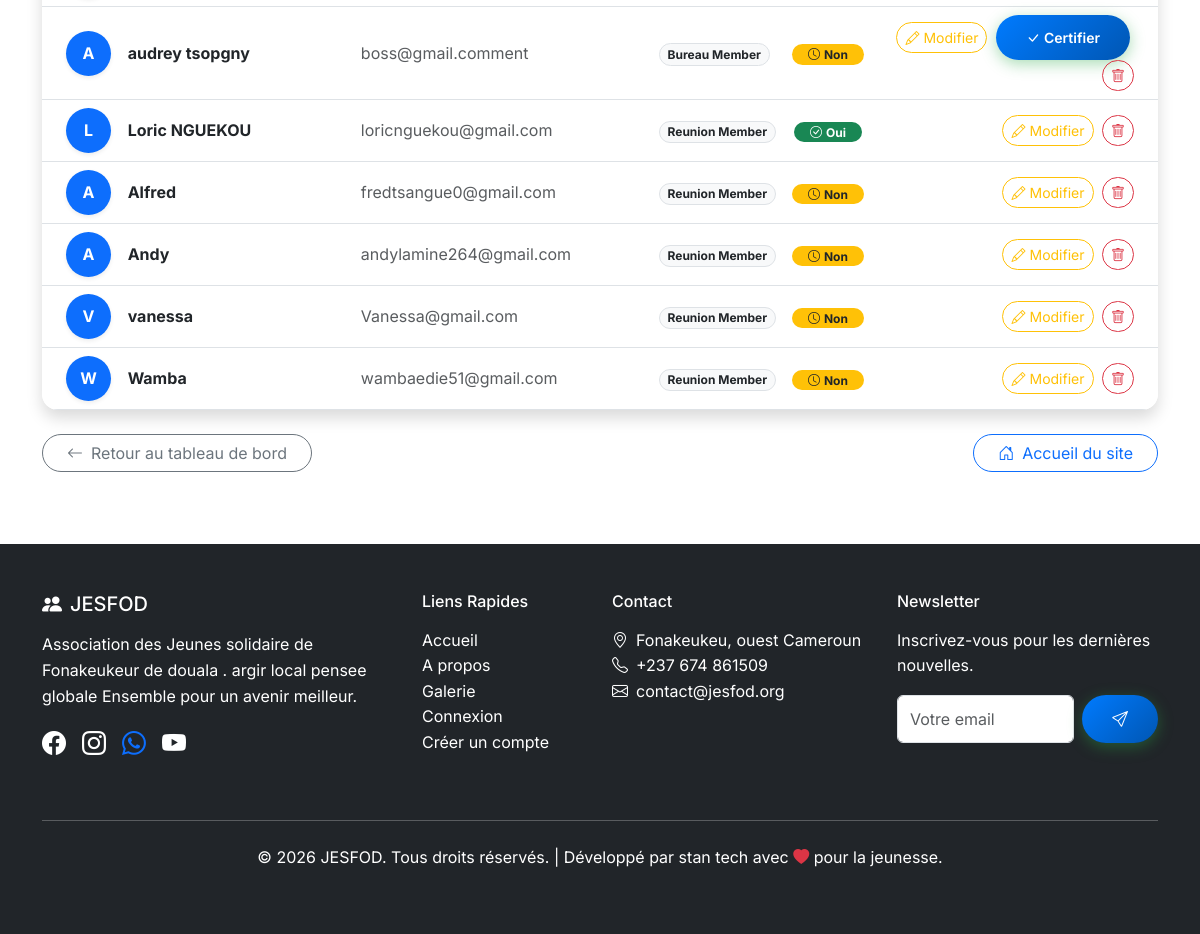
Before: /adminjesfod/members/ (signed in, lower part) with the older database file.
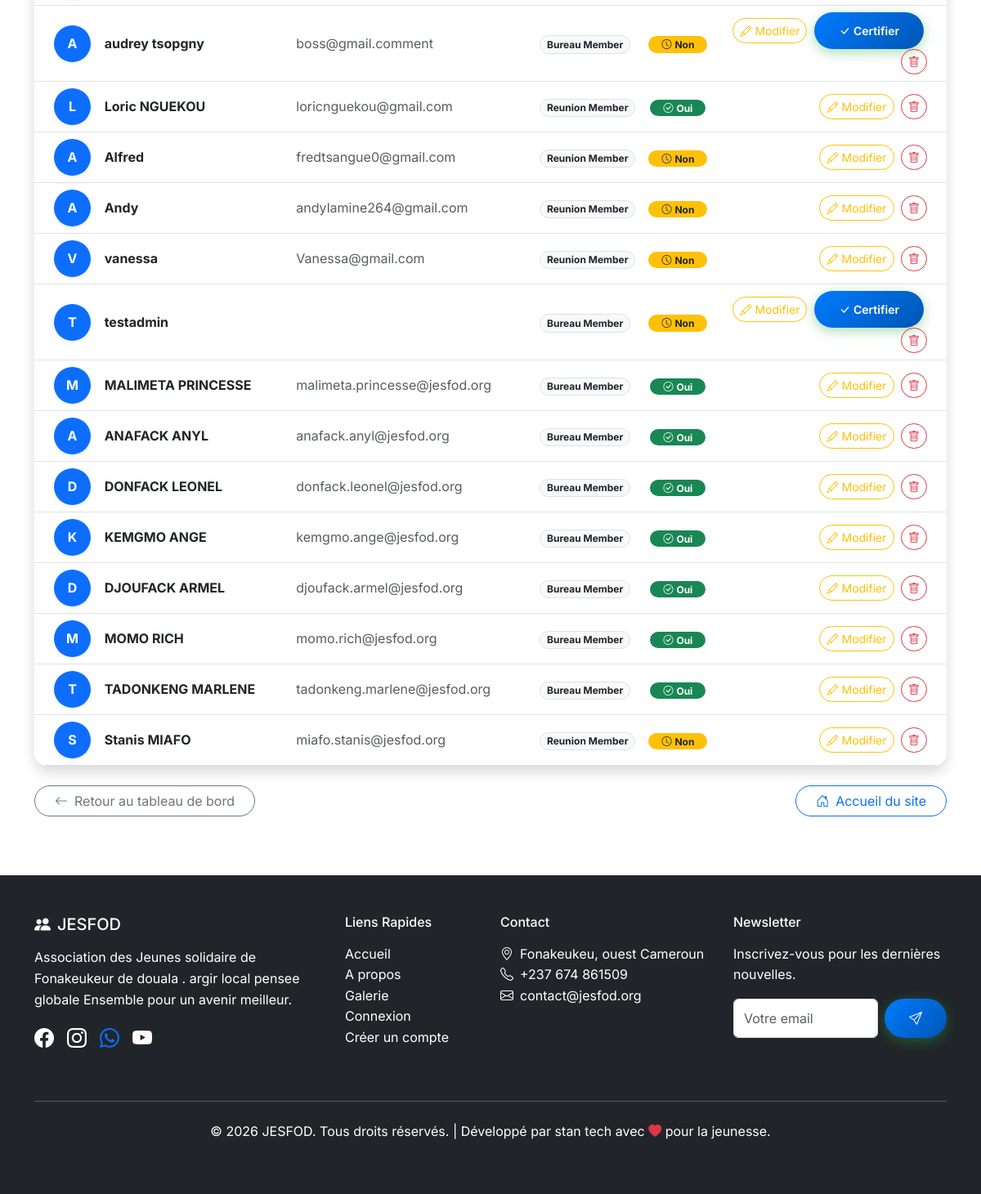
After: the same page with the newer database file.
### menber_JESFOD/models.py (models this page shows, shortened)
class Member(models.Model):
    ROLE_CHOICES = [
        ('bureau', 'Bureau Member'),
        ('reunion', 'Reunion Member'),
    ]
    POSITION_CHOICES = [
        ('president', 'Président(e)'),
        ('vice_president', 'Vice-Président(e)'),
        ('secretaire_general', 'Secrétaire Général(e)'),
        ('secretaire_adjoint', 'Vice-Secrétaire'),
        ('censeur', 'Censeur'),
        ('charge_culturel', 'Chargé(e) des Affaires Culturelles'),
        ('charge_com', 'Chargé(e) de Communication'),
        ('charge_animation', 'Chargé(e) Animation'),
        ('tresorier', 'Trésorier(e)'),
        ('tresorier_adjoint', 'Trésorier(e) Adjoint(e)'),
        ('commissaire_comptes', 'Commissaire aux Comptes'),
        ('charge_sport', 'Chargé(e) des Sports'),
        ('sante', 'Chargé(e) de la Santé'),
        ('conseiller', 'Conseiller(e)'),
        ('membre', 'Membre du Bureau'),
        ('membre_reunion', 'Membre de Réunion'),
    ]
    SCHOOL_LEVEL_CHOICES = [
        ('primaire', 'Primaire'),
        ('college', 'Collège'),
        ('lycee', 'Lycée'),
        ('universite', 'Université'),
        ('master', 'Master'),
        ('doctorat', 'Doctorat'),
    ]
    user = models.OneToOneField(User, on_delete=models.CASCADE)
    name = models.CharField(max_length=100)
    email = models.EmailField()
    phone = models.CharField(max_length=20, blank=True)
    address = models.TextField(blank=True)
    profile_photo = models.ImageField(upload_to='profiles/', blank=True, null=True)
    school_level = models.CharField(max_length=20, choices=SCHOOL_LEVEL_CHOICES, blank=True)
    role = models.CharField(max_length=10, choices=ROLE_CHOICES, default='reunion')
    position = models.CharField(max_length=50, choices=POSITION_CHOICES, default='membre',
                                help_text="Poste occupé au sein du bureau (si applicable)")
    is_certified = models.BooleanField(default=False)
    certification_date = models.DateTimeField(null=True, blank=True)
    activities = models.TextField(blank=True, help_text="Activités et responsabilités du membre")
    @property
    def is_bureau(self):
        return self.role == 'bureau'
    @property
    def is_tresorier_access(self):
        return self.role == 'bureau' and self.position in ('president', 'vice_president', 'tresorier', 'tresorier_adjoint', 'commissaire_comptes')
    @property
    def is_secretaire_access(self):
        return self.role == 'bureau' and self.position in ('president', 'vice_president', 'secretaire_general', 'secretaire_adjoint')

### admin_JESFOD/views.py (the view)
# urls.py: path('members/', views.MemberListView.as_view(), name='member_list'),
class MemberListView(BureauRequiredMixin, ListView):
    model = Member
    template_name = 'admin_JESFOD/member_list.html'
    context_object_name = 'members'
    def get_queryset(self):
        return Member.objects.prefetch_related('finances').all()
    def get_context_data(self, **kwargs):
        context = super().get_context_data(**kwargs)
        context['is_admin_page'] = True
        return context

### admin_JESFOD/views.py (called while the page is built)
def is_bureau(user):
    try:
        return Member.objects.get(user=user).is_bureau
    except Member.DoesNotExist:
        return False

    def test_func(self):
        return is_bureau(self.request.user)

### admin_JESFOD/templates/admin_JESFOD/member_list.html (shortened to what this page needs)
{% extends 'base.html' %}
{% block content %}
<div class="container mt-4 py-4">
  <div class="card border-0 shadow rounded-4 overflow-hidden">
    <div class="card-body p-0">
      <div class="table-responsive">
        <table class="table table-hover align-middle mb-0">
          <tbody>
            {% for member in members %}
            <tr>
              <td class="ps-4">
                {% if member.profile_photo %}
                <img src="{{ member.profile_photo.url }}" alt="{{ member.name }}" class="rounded-circle shadow-sm" style="width: 45px; height: 45px; object-fit: cover;">
                {% else %}
                <div class="rounded-circle shadow-sm d-flex align-items-center justify-content-center fw-bold text-white bg-primary" style="width: 45px; height: 45px;">
                  {{ member.name.0|upper }}
                </div>
                {% endif %}
              </td>
              <td class="fw-bold text-dark">{{ member.name }}</td>
              <td class="text-muted">{{ member.email }}</td>
              <td><span class="badge bg-light text-dark border rounded-pill">{{ member.get_role_display }}</span></td>
              <td class="text-center">
                {% if member.is_certified %}
                  <span class="badge bg-success rounded-pill px-3 py-1"><i class="bi bi-check-circle me-1"></i>Oui</span>
                {% else %}
                  <span class="badge bg-warning text-dark rounded-pill px-3 py-1"><i class="bi bi-clock me-1"></i>Non</span>
                {% endif %}
              </td>
              <td class="text-end pe-4">
                <a href="{% url 'member_update' member.pk %}" class="btn btn-sm btn-outline-warning rounded-pill me-1"><i class="bi bi-pencil me-1"></i>Modifier</a>
                {% if not member.is_certified and member.role == 'bureau' %}
                <form action="{% url 'certify_member' member.pk %}" method="post" class="d-inline">
                  <button type="submit" class="btn btn-sm btn-success rounded-pill me-1"><i class="bi bi-check-lg me-1"></i>Certifier</button>
                </form>
                {% endif %}
                <a href="{% url 'member_delete' member.pk %}" class="btn btn-sm btn-outline-danger rounded-pill" onclick="return confirm('Confirmer la suppression ?')"><i class="bi bi-trash"></i></a>
              </td>
            </tr>
            {% empty %}
            <tr><td colspan="6" class="text-center py-4 text-muted">Aucun membre enregistré.</td></tr>
            {% endfor %}
          </tbody>
        </table>
      </div>
    </div>
  </div>
  <div class="mt-4 d-flex justify-content-between align-items-center flex-wrap gap-2">
    <a href="{% url 'admin_dashboard' %}" class="btn btn-outline-secondary rounded-pill px-4">
      <i class="bi bi-arrow-left me-2"></i>Retour au tableau de bord
    </a>
    <a href="{% url 'home' %}" class="btn btn-outline-primary rounded-pill px-4">
      <i class="bi bi-house-door me-2"></i>Accueil du site
    </a>
  </div>
</div>
{% endblock %}

Changed rows visible on the page:
removed Member: name.0 "W", name "Wamba", email "wambaedie51@gmail.com", role "Reunion Member", is_certified False (drawn)
added Member: name.0 "T", name "testadmin", role "Bureau Member", is_certified False (drawn)
added Member: name.0 "M", name "MALIMETA PRINCESSE", email "malimeta.princesse@jesfod.org", role "Bureau Member", is_certified True (drawn)
added Member: name.0 "A", name "ANAFACK ANYL", email "anafack.anyl@jesfod.org", role "Bureau Member", is_certified True (drawn)
added Member: name.0 "D", name "DONFACK LEONEL", email "donfack.leonel@jesfod.org", role "Bureau Member", is_certified True (drawn)
added Member: name.0 "K", name "KEMGMO ANGE", email "kemgmo.ange@jesfod.org", role "Bureau Member", is_certified True (drawn)
added Member: name.0 "D", name "DJOUFACK ARMEL", email "djoufack.armel@jesfod.org", role "Bureau Member", is_certified True (drawn)
added Member: name.0 "M", name "MOMO RICH", email "momo.rich@jesfod.org", role "Bureau Member", is_certified True (drawn)
added Member: name.0 "T", name "TADONKENG MARLENE", email "tadonkeng.marlene@jesfod.org", role "Bureau Member", is_certified True (drawn)
added Member: name.0 "S", name "Stanis MIAFO", email "miafo.stanis@jesfod.org", role "Reunion Member", is_certified False (drawn)
